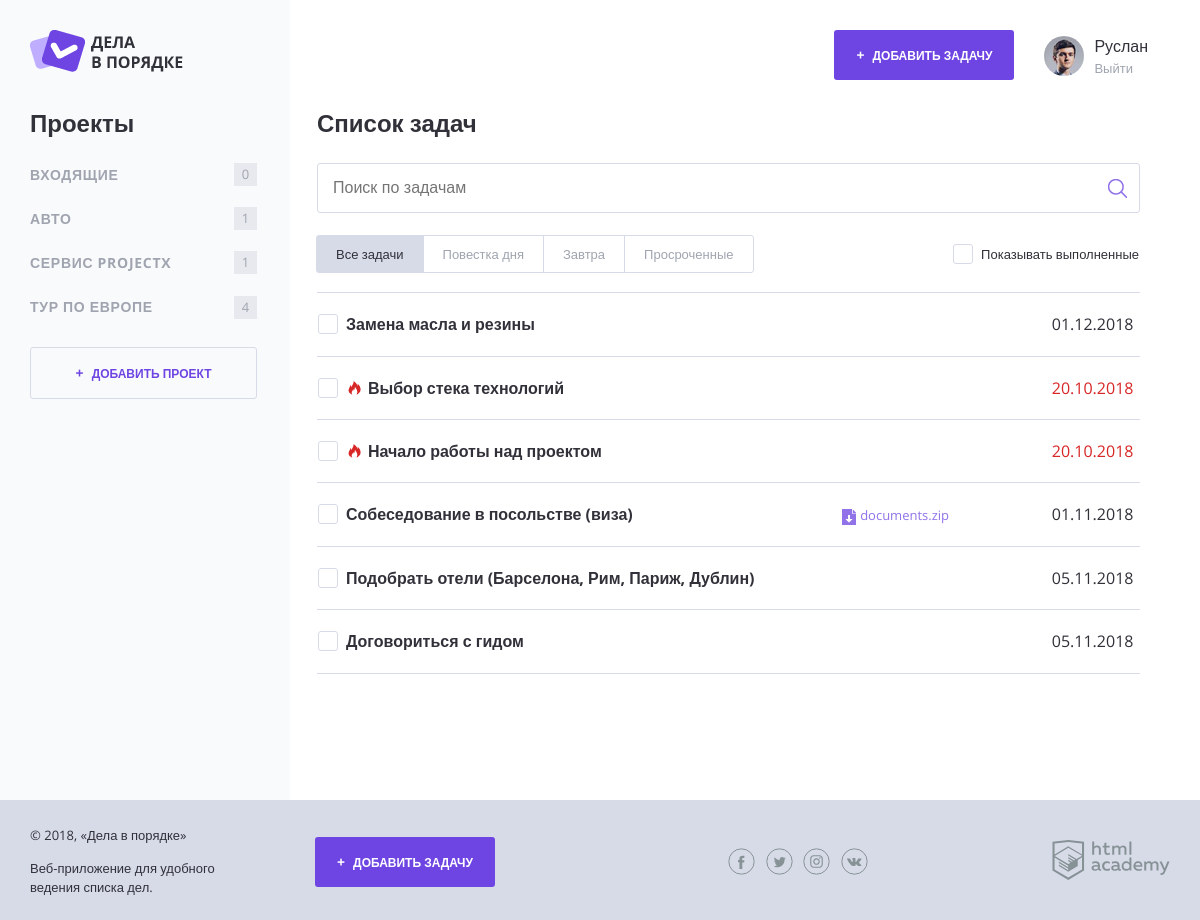
Before: /index.php (signed in) with the older database file.
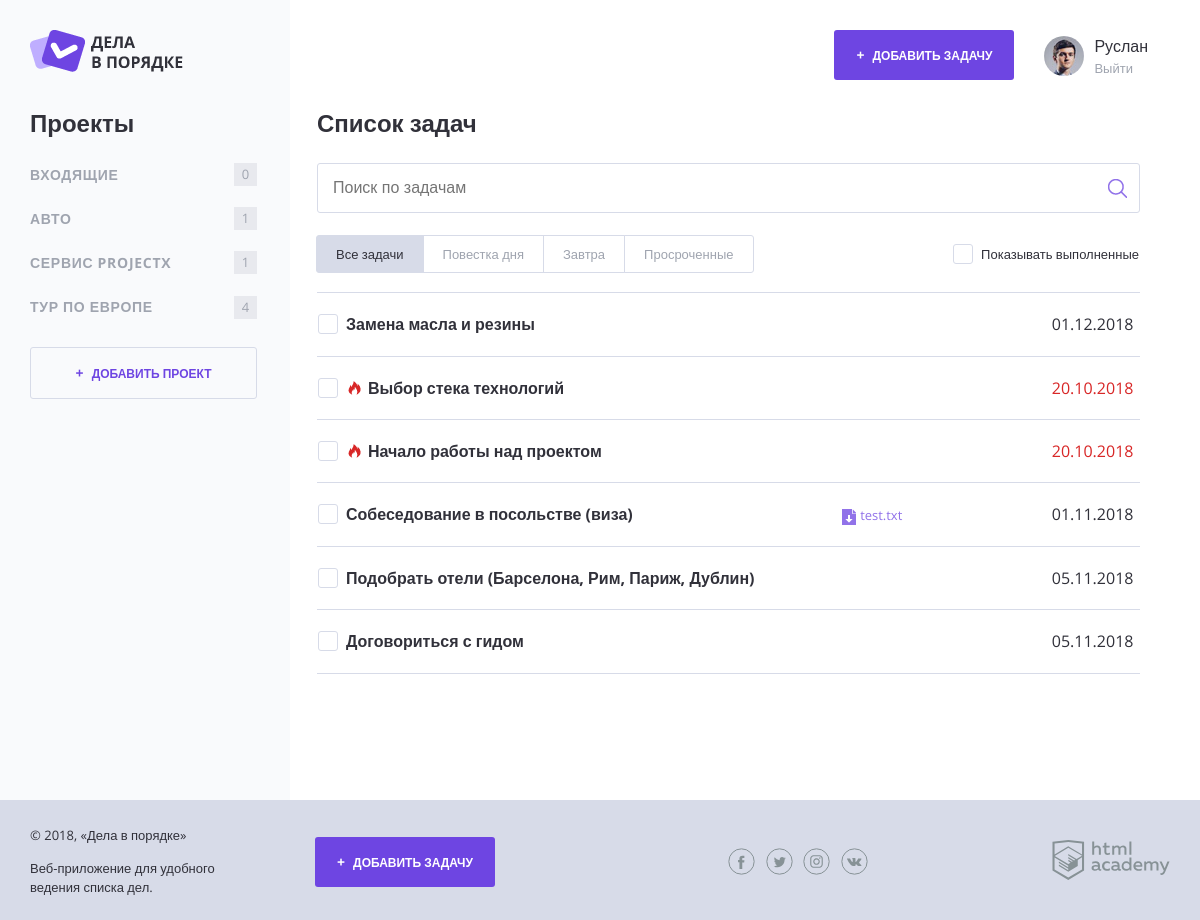
After: the same page with the newer database file.
### tables this page shows
CREATE TABLE categories (
  id          INT         AUTO_INCREMENT,
  name        CHAR(64)   NOT NULL,
  creator_id  INT         NOT NULL,

  PRIMARY KEY (id),
  INDEX (creator_id)
);

CREATE TABLE tasks (
  id                   INT          AUTO_INCREMENT,
  name                 CHAR(255)    NOT NULL,
  category_id          INT          DEFAULT NULL,
  creator_id           INT          NOT NULL,
  creation             DATETIME     NOT NULL DEFAULT CURRENT_TIMESTAMP,
  deadline             DATETIME     DEFAULT NULL,
  attachment_label     CHAR(255)    DEFAULT NULL,
  attachment_filename  CHAR(255)    DEFAULT NULL,
  is_complete          TINYINT(1)   NOT NULL DEFAULT 0,  

  PRIMARY KEY (id),
  FULLTEXT INDEX (name),
  INDEX (category_id),
  INDEX (creator_id),
  INDEX (deadline)
);

### utils.php (called while the page is built, shortened)
<?php
  function fillView($viewFilename, $data = []) {
    $viewPath = VIEWS_DIRECTORY_PATH.$viewFilename;
    $view = '';
    if (is_readable($viewPath)) {
      extract($data);
      require_once($viewPath);
      $view = ob_get_clean();
    }
    return $view;
  }
  function shouldHighlightTask($datetime) {
    $deadlineDate = date('d.m.Y', strtotime($datetime));
    $currentDate = date('d.m.Y', time());
    return $deadlineDate === $currentDate;
  }
  function getEuropeanDateFormat($datetime) {
    return date('d.m.Y', strtotime($datetime));
  }
  function controlStringLength($string, $lengthLimit) {
    $lengthLimit -= THREE_DOTS_LENGTH;
    return $string;
  }

### model-workers.php (called while the page is built, shortened)
<?php
  require_once('./utils.php');
  function getCategories($databaseConnection, $userID) {
    $requestString = "SELECT id, name
                      FROM categories
                      WHERE creator_id = {$userID}";
    return downloadData($databaseConnection, $requestString);
  }
  function getTasks($databaseConnection, $userID) {
    $requestString = "SELECT id,
                              name,
                              category_id,
                              deadline,
                              attachment_label,
                              attachment_filename,
                              is_complete
                      FROM tasks
                      WHERE creator_id = {$userID}";
    return downloadData($databaseConnection, $requestString);
  }
  function downloadData($databaseConnection, $requestString, $parseMethod = PARSE_DATA_ALL) {
    $receivedData = $databaseConnection->query($requestString);
    switch ($parseMethod) {
      case PARSE_DATA_ALL:
        $adaptedData = $receivedData->fetch_all(MYSQLI_ASSOC);
        break;
    }
    $adaptedData = $adaptedData ? convertArrayStringsToNumbers($adaptedData) : [];
    return $adaptedData;
  }

### templates/content-index.php (the view, shortened to what this page needs)
<main class="content__main">
  <h2 class="content__main-heading">Список задач</h2>
  <form class="search-form" action="index.php" method="get">
    <input class="search-form__input" type="text" name="search_query" placeholder="Поиск по задачам" value="">
    <input class="search-form__submit" type="submit" value="Искать">
  </form>
  <div class="tasks-controls">
    <nav class="tasks-switch">
      <?php
        $filterToTitle = [
          'all' => 'Все задачи',
          'today' => 'Повестка дня',
          'tomorrow' => 'Завтра',
          'expired' => 'Просроченные'
        ];
        foreach ($filterToTitle as $filter => $title) {
          $currentQueryParameters = [];
          $currentQueryParameters['filter'] = $filter;
      ?>
          <a class="tasks-switch__item
                    <?= $_SESSION['tasks_filter'] === $filter ? 'tasks-switch__item--active' : ''; ?>"
              href="index.php?<?= http_build_query($currentQueryParameters); ?>">
            <?= $title; ?>
          </a>
        <?php } ?>
    </nav>
    <label class="checkbox">
      <span class="checkbox__text">Показывать выполненные</span>
    </label>
  </div>
  <table class="tasks">
    <?php
      foreach ($tasks as $taskData):
        if (!$taskData['is_complete'] || $_SESSION['show_completed_tasks']):
    ?>
          <tr class="tasks__item task
                    <?= shouldHighlightTask($taskData['deadline']) ? 'task--important' : ''; ?>
                    <?= $taskData['is_complete'] ? 'task--completed' : ''; ?>">
            <td class="task__select">
              <label class="checkbox task__checkbox">
                <span class="checkbox__text"><?= strip_tags($taskData['name']); ?></span>
              </label>
            </td>
            <td class="task__file">
              <?php if (isset($taskData['attachment_label'])): ?>
                <a class="download-link" href="attachments/<?= $taskData['attachment_filename']; ?>">
                  <?= controlStringLength($taskData['attachment_label'], 22); ?>
                </a>
              <?php endif; ?>
            </td>
            <td class="task__date"><?= getEuropeanDateFormat($taskData['deadline']); ?></td>
          </tr>
    <?php
        endif;
      endforeach;
    ?>
  </table>
</main>

### templates/site-header.php
<header class="main-header">
  <a href="index.php">
    <img src="img/logo.png" width="153" height="42" alt="Логотип Дела в порядке">
  </a>
  <div class="main-header__side">
    <?php if (isset($_SESSION['user'])): ?>
      <a class="main-header__side-item button button--plus open-modal" href="add-task.php">
        Добавить задачу
      </a>
      <div class="main-header__side-item user-menu">
        <div class="user-menu__image">
          <img src="img/user-pic.jpg" width="40" height="40" alt="<?= $_SESSION['user']['name']; ?>">
        </div>
        <div class="user-menu__data">
          <p><?= controlStringLength($_SESSION['user']['name'], 23); ?></p>
          <a href="logout.php">Выйти</a>
        </div>
      </div>
    <? else: ?>
      <a class="main-header__side-item button button--transparent" href="login.php">Войти</a>
    <? endif; ?>
  </div>
</header>

### templates/sidebar-categories.php
<section class="content__side">
  <h2 class="content__side-heading">Проекты</h2>
  <nav class="main-navigation">
    <ul class="main-navigation__list">
      <?php foreach ($categories as $categoryData): ?>
        <li class="main-navigation__list-item">
          <a class="main-navigation__list-item-link" href="index.php?category_id=<?= $categoryData['id']; ?>">
            <?= strip_tags($categoryData['name']); ?>
          </a>
          <span class="main-navigation__list-item-count">
            <?= $categoryData['active_tasks']; ?>
          </span>
        </li>
      <?php endforeach; ?>
    </ul>
  </nav>
  <a class="button button--transparent button--plus content__side-button"
      href="add-category.php">
    Добавить проект
  </a>
</section>

### templates/site-footer.php (shortened to what this page needs)
<footer class="main-footer">
  <div class="container">
    <div class="main-footer__copyright">
      <p>© 2018, «Дела в порядке»</p>
      <p>Веб-приложение для удобного ведения списка дел.</p>
    </div>
    <?php if (isset($_SESSION['user'])): ?>
      <a class="main-footer__button button button--plus" href="add-task.php">
        Добавить задачу
      </a>
    <?php endif; ?>
    <div class="main-footer__social social">
      <a class="social__link social__link--facebook" href="#">
      </a>
      <a class="social__link social__link--twitter" href="#">
      </a>
      <a class="social__link social__link--instagram" href="#">
      </a>
      <a class="social__link social__link--vkontakte" href="#">
      </a>
    </div>
    <div class="main-footer__developed-by">
      <a href="https://htmlacademy.ru/intensive/php">
        <img src="img/htmlacademy.svg" alt="HTML Academy" width="118" height="40">
      </a>
    </div>
  </div>
</footer>

### templates/site-layout.php (shortened to what this page needs)
<!DOCTYPE html>
<html lang="ru">
  <head>
    <link rel="stylesheet" href="css/normalize.css">
    <link rel="stylesheet" href="css/style.css">
    <link rel="stylesheet" href="css/flatpickr.min.css">
  </head>
  <body <?= basename($_SERVER['PHP_SELF']) === 'guest.php' ? 'class="body-background"' : ''; ?>>
    <div class="page-wrapper">
      <div class="container <?= isset($pageSidebar) ? 'container--with-sidebar' : ''; ?>">
        <?= $pageHeader; ?>
        <div class="content">
          <?= $pageSidebar ?? ''; ?>
          <?= $pageContent; ?>
        </div>
      </div>
    </div>
    <?= $pageFooter; ?>
  </body>
</html>

### index.php (shortened to what this page needs)
<?php
  require_once('./model-workers.php');
  require_once('./utils.php');
  $userID = $_SESSION['user']['id'];
  $categories = getCategories($databaseConnection, $userID);
  $tasks = getTasks($databaseConnection, $userID);
  $pageLayout = fillView(VIEW['siteLayout'], [
    'pageTitle' => PAGE_TITLE['index'],
    'pageHeader' => fillView(VIEW['siteHeader']),
    'pageSidebar' => fillView(VIEW['sidebarCategories'], [
      'categories' => $categories
    ]),
    'pageContent' => fillView(VIEW['contentIndex'], [
      'tasks' => $tasks
    ]),
    'pageFooter' => fillView(VIEW['siteFooter'])
  ]);
  print($pageLayout);

Changed rows visible on the page:
changed tasks "Собеседование в посольстве (виза)": attachment_label "documents.zip" → "test.txt"
